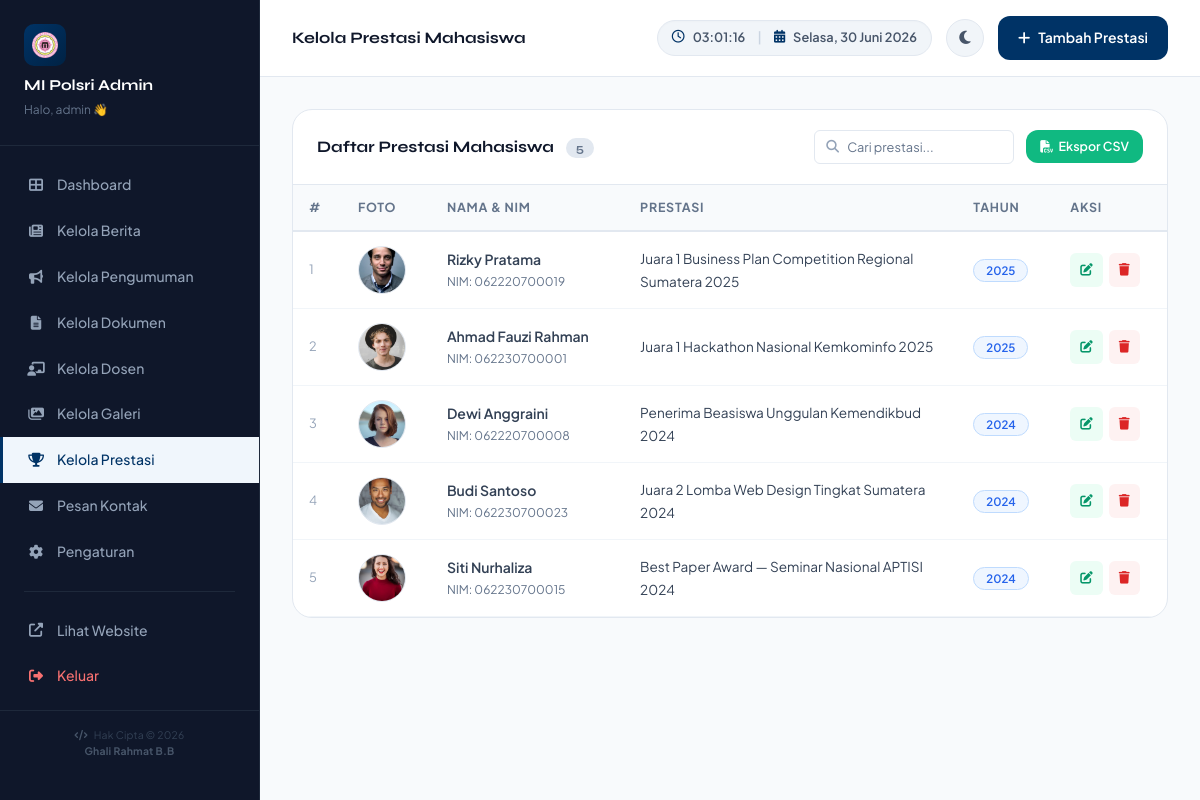
/admin/prestasi.php (signed in), run on the app's committed database.
### tables this page shows
CREATE TABLE IF NOT EXISTS mahasiswa_prestasi (
    id         INT AUTO_INCREMENT PRIMARY KEY,
    nama       VARCHAR(150) NOT NULL,
    nim        VARCHAR(20)  NOT NULL,
    prestasi   VARCHAR(255) NOT NULL,
    tahun      YEAR NOT NULL,
    foto       VARCHAR(255) DEFAULT 'default-mahasiswa.jpg',
    created_at TIMESTAMP DEFAULT CURRENT_TIMESTAMP
);

### includes/config.php (called while the page is built, shortened)
<?php
function e(string $s): string {
    return htmlspecialchars($s, ENT_QUOTES, 'UTF-8');
}
function generateCsrfToken(): string {
    return $_SESSION['csrf_token'];
}

### admin/prestasi.php (the view, shortened to what this page needs)
<?php
require_once __DIR__.'/../includes/config.php';
$db     = getDB();
$mode   = $_GET['mode'] ?? 'list';
$editId = (int)($_GET['id'] ?? 0);
$prestasiList = $db->query("SELECT * FROM mahasiswa_prestasi ORDER BY tahun DESC, id DESC")->fetchAll();
$editData     = null;
?>
<!DOCTYPE html>
<html lang="id">
<head>
    <link href="https://cdn.jsdelivr.net/npm/bootstrap@5.3.3/dist/css/bootstrap.min.css" rel="stylesheet">
    <link rel="stylesheet" href="https://cdnjs.cloudflare.com/ajax/libs/font-awesome/6.5.0/css/all.min.css">
    <link rel="stylesheet" href="<?= APP_URL ?>/assets/css/style.css">
</head>
<body style="background:#F8FAFC;">
<?php include __DIR__.'/_sidebar.php'; ?>
<main class="admin-content">
    <div class="admin-topbar">
        <div style="display:flex;align-items:center;gap:12px;">
            <h5 style="margin:0;font-size:1rem;font-weight:700;">Kelola Prestasi Mahasiswa</h5>
        </div>
        <div style="display:flex;align-items:center;gap:14px;">
            <div class="admin-clock-widget">
                <i class="far fa-clock"></i>
                <span id="adminDigitalClock">00:00:00</span>
                <span class="divider">|</span>
                <i class="fas fa-calendar-alt"></i>
                <span id="adminCalendarDate">00-00-0000</span>
            </div>
            <button id="themeToggleBtn" class="theme-toggle-btn" title="Ganti Tema">
                <i class="fas fa-moon"></i>
            </button>
            <a href="?mode=tambah" class="btn-admin-primary"><i class="fas fa-plus"></i> Tambah Prestasi</a>
        </div>
    </div>
    <div class="admin-main">
        <div class="row g-4">
            <?php if ($mode==='tambah' || $mode==='edit'): ?>
            <div class="col-lg-4">
                <div class="admin-card">
                    <div class="admin-card-header">
                        <h5><?= $mode==='edit'?'Edit Prestasi':'Tambah Prestasi Baru' ?></h5>
                    </div>
                    <div class="admin-card-body" style="padding:24px;">
                        <form method="POST" enctype="multipart/form-data">
                            <input type="hidden" name="csrf_token" value="<?= generateCsrfToken() ?>">
                            <input type="hidden" name="action" value="<?= $mode ?>">
                            <?php if ($mode==='edit'): ?>
                            <input type="hidden" name="id" value="<?= $editId ?>">
                            <?php endif; ?>
                            <div style="margin-bottom:14px;">
                                <label class="form-label-custom">Nama Mahasiswa *</label>
                                <input type="text" name="nama" class="form-control-custom" value="<?= $editData?e($editData['nama']):'' ?>" required placeholder="Nama lengkap mahasiswa...">
                            </div>
                            <div style="margin-bottom:14px;">
                                <label class="form-label-custom">NIM *</label>
                                <input type="text" name="nim" class="form-control-custom" value="<?= $editData?e($editData['nim']):'' ?>" required placeholder="Nomor Induk Mahasiswa...">
                            </div>
                            <div style="margin-bottom:14px;">
                                <label class="form-label-custom">Prestasi *</label>
                                <input type="text" name="prestasi" class="form-control-custom" value="<?= $editData?e($editData['prestasi']):'' ?>" required placeholder="Contoh: Juara 1 Hackathon Nasional 2024">
                            </div>
                            <div style="margin-bottom:14px;">
                                <label class="form-label-custom">Tahun *</label>
                                <input type="number" name="tahun" class="form-control-custom" value="<?= $editData?e($editData['tahun']):date('Y') ?>" required min="2000" max="2100">
                            </div>
                            <div style="margin-bottom:20px;">
                                <label class="form-label-custom">Unggah Foto Mahasiswa</label>
                                <input type="file" name="foto_file" class="form-control-custom" accept="image/*">
                                <div style="font-size:0.73rem;color:#94A3B8;margin-top:4px;margin-bottom:8px;">Format: JPG, JPEG, PNG, WEBP, GIF. Maksimal 2MB.</div>
                                <?php if ($editData && $editData['foto'] !== 'default-mahasiswa.jpg'): ?>
                                <div style="font-size:0.75rem;color:#64748B;">Foto saat ini: <code><?= e($editData['foto']) ?></code></div>
                                <?php endif; ?>
                            </div>
                            <div style="display:flex;gap:8px;">
                                <button type="submit" class="btn-admin-primary" style="flex:1;justify-content:center;"><i class="fas fa-save"></i> Simpan</button>
                                <a href="prestasi.php" style="padding:10px 14px;background:#F1F5F9;color:#64748B;border-radius:var(--radius-md);font-size:0.875rem;font-weight:600;display:flex;align-items:center;text-decoration:none;">Batal</a>
                            </div>
                        </form>
                    </div>
                </div>
            </div>
            <div class="col-lg-8">
            <?php else: ?>
            <div class="col-12">
            <?php endif; ?>
                <div class="admin-card">
                    <div class="admin-card-header" style="display:flex; justify-content:space-between; align-items:center; flex-wrap:wrap; gap:12px;">
                        <h5 style="margin:0;">Daftar Prestasi Mahasiswa <span style="background:#E2E8F0;color:#64748B;font-size:0.75rem;padding:3px 10px;border-radius:50px;margin-left:8px;"><?= count($prestasiList) ?></span></h5>
                        <div style="display:flex; align-items:center; gap:12px; flex-wrap:wrap; width:100%; max-width:400px; justify-content:flex-end;">
                            <div style="position:relative; width:100%; max-width:200px; margin:0;">
                                <i class="fas fa-search" style="position:absolute; left:12px; top:50%; transform:translateY(-50%); color:#94A3B8; font-size:0.8rem;"></i>
                                <input type="text" id="liveSearchInput" placeholder="Cari prestasi..." class="form-control-custom" style="padding-left:32px; font-size:0.8rem; height:34px; border-radius:6px; margin:0; width:100%;">
                            </div>
                            <button onclick="exportTableToCSV('prestasiTable', 'prestasi-mahasiswa.csv')" class="btn-admin-primary" style="font-size:0.78rem;padding:6px 14px;background:#10B981;border-color:#10B981; display:flex; align-items:center; gap:6px; margin:0;">
                                <i class="fas fa-file-csv"></i> Ekspor CSV
                            </button>
                        </div>
                    </div>
                    <div style="overflow-x:auto;">
                        <table class="table-admin" id="prestasiTable">
                            <thead>
                                <tr>
                                    <th>#</th>
                                    <th>Foto</th>
                                    <th>Nama &amp; NIM</th>
                                    <th>Prestasi</th>
                                    <th>Tahun</th>
                                    <th>Aksi</th>
                                </tr>
                            </thead>
                            <tbody>
                                <?php if (empty($prestasiList)): ?>
                                <tr>
                                    <td colspan="6" style="text-align:center;padding:40px;color:#94A3B8;">
                                        Belum ada prestasi mahasiswa. <a href="?mode=tambah">Tambah sekarang</a>
                                    </td>
                                </tr>
                                <?php else: ?>
                                <?php foreach ($prestasiList as $i=>$p): ?>
                                <tr>
                                    <td style="color:#94A3B8;font-size:0.8rem;"><?= $i+1 ?></td>
                                    <td>
                                        <div style="width:48px;height:48px;border-radius:50%;overflow:hidden;background:#F1F5F9;border:1px solid #E2E8F0;display:flex;align-items:center;justify-content:center;">
                                            <?php if (!empty($p['foto']) && $p['foto'] !== 'default-mahasiswa.jpg'): ?>
                                            <img src="<?= APP_URL ?>/assets/images/<?= e($p['foto']) ?>" alt="" style="width:100%;height:100%;object-fit:cover;" onerror="this.outerHTML='<i class=\'fas fa-user-graduate\' style=\'color:#64748B;\'></i>'">
                                            <?php else: ?>
                                            <i class="fas fa-user-graduate" style="color:#64748B;"></i>
                                            <?php endif; ?>
                                        </div>
                                    </td>
                                    <td>
                                        <div style="font-weight:600;font-size:0.875rem;"><?= e($p['nama']) ?></div>
                                        <div style="font-size:0.75rem;color:#64748B;">NIM: <?= e($p['nim']) ?></div>
                                    </td>
                                    <td style="font-size:0.85rem;color:#334155;max-width:300px;word-wrap:break-word;white-space:normal;"><?= e($p['prestasi']) ?></td>
                                    <td><span class="badge-modern badge-modern-info"><?= e($p['tahun']) ?></span></td>
                                    <td>
                                        <div style="display:flex;gap:6px;">
                                            <a href="?mode=edit&id=<?= $p['id'] ?>" style="background:#ECFDF5;color:#059669;padding:6px 10px;border-radius:6px;font-size:0.78rem;"><i class="fas fa-edit"></i></a>
                                            <a href="?delete=<?= $p['id'] ?>&token=<?= generateCsrfToken() ?>" onclick="return confirm('Hapus prestasi mahasiswa ini?')" style="background:#FEF2F2;color:#DC2626;padding:6px 10px;border-radius:6px;font-size:0.78rem;"><i class="fas fa-trash"></i></a>
                                        </div>
                                    </td>
                                </tr>
                                <?php endforeach; ?>
                                <?php endif; ?>
                            </tbody>
                        </table>
                    </div>
                </div>
            </div>
        </div>
    </div>
</main>
</body>
</html>

### data on the page
mahasiswa_prestasi: foto (picture), nama "Rizky Pratama", nim "062220700019", prestasi "Juara 1 Business Plan Competition Regional Sumatera 2025", tahun "2025"
mahasiswa_prestasi: foto (picture), nama "Ahmad Fauzi Rahman", nim "062230700001", prestasi "Juara 1 Hackathon Nasional Kemkominfo 2025", tahun "2025"
mahasiswa_prestasi: foto (picture), nama "Dewi Anggraini", nim "062220700008", prestasi "Penerima Beasiswa Unggulan Kemendikbud 2024", tahun "2024"
mahasiswa_prestasi: foto (picture), nama "Budi Santoso", nim "062230700023", prestasi "Juara 2 Lomba Web Design Tingkat Sumatera 2024", tahun "2024"
mahasiswa_prestasi: foto (picture), nama "Siti Nurhaliza", nim "062230700015", prestasi "Best Paper Award — Seminar Nasional APTISI 2024", tahun "2024"

### other printed values
$_SESSION['admin_user'] "admin"
count($prestasiList) "5"
